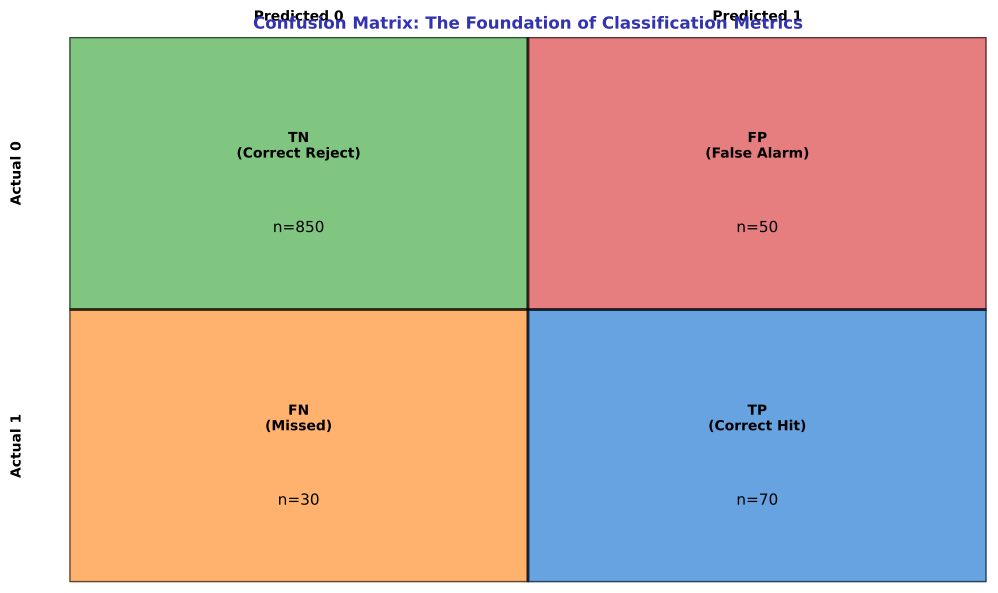

Here is the Python script that generated this plot:
"""Confusion Matrix Structure"""
import matplotlib.pyplot as plt
import numpy as np
from pathlib import Path

plt.rcParams.update({
    'font.size': 10, 'axes.labelsize': 10, 'axes.titlesize': 11,
    'xtick.labelsize': 9, 'ytick.labelsize': 9, 'legend.fontsize': 9,
    'figure.figsize': (10, 6), 'figure.dpi': 150
})

MLPURPLE = '#3333B2'
MLLAVENDER = '#ADADE0'
MLBLUE = '#0066CC'
MLORANGE = '#FF7F0E'
MLGREEN = '#2CA02C'
MLRED = '#D62728'

np.random.seed(42)

fig, ax = plt.subplots(figsize=(10, 6))


from matplotlib.patches import Rectangle

ax.set_xlim(0, 10)
ax.set_ylim(0, 10)

# Draw 2x2 grid
colors = [[MLGREEN, MLRED], [MLORANGE, MLBLUE]]
labels = [['TN\n(Correct Reject)', 'FP\n(False Alarm)'],
          ['FN\n(Missed)', 'TP\n(Correct Hit)']]
values = [[850, 50], [30, 70]]

for i in range(2):
    for j in range(2):
        rect = Rectangle((j*5, (1-i)*5), 5, 5, facecolor=colors[i][j], alpha=0.6, edgecolor='black', linewidth=2)
        ax.add_patch(rect)
        ax.text(j*5 + 2.5, (1-i)*5 + 3, labels[i][j], ha='center', va='center', fontsize=10, fontweight='bold')
        ax.text(j*5 + 2.5, (1-i)*5 + 1.5, f'n={values[i][j]}', ha='center', va='center', fontsize=11)

ax.text(2.5, 10.3, 'Predicted 0', ha='center', fontsize=10, fontweight='bold')
ax.text(7.5, 10.3, 'Predicted 1', ha='center', fontsize=10, fontweight='bold')
ax.text(-0.5, 7.5, 'Actual 0', ha='right', va='center', fontsize=10, fontweight='bold', rotation=90)
ax.text(-0.5, 2.5, 'Actual 1', ha='right', va='center', fontsize=10, fontweight='bold', rotation=90)

ax.set_title('Confusion Matrix: The Foundation of Classification Metrics', fontsize=12, fontweight='bold', color=MLPURPLE)
ax.axis('off')


plt.tight_layout()
plt.savefig(Path(__file__).parent / 'chart.pdf', dpi=300, bbox_inches='tight')
plt.close()
